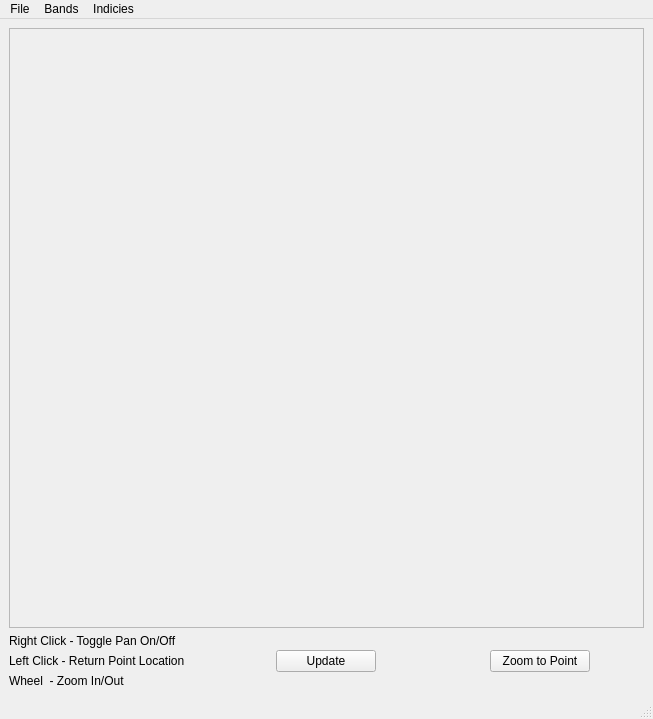
<?xml version="1.0" encoding="UTF-8"?>
<ui version="4.0">
 <class>ARDViewer</class>
 <widget class="QMainWindow" name="ARDViewer">
  <property name="geometry">
   <rect>
    <x>0</x>
    <y>0</y>
    <width>653</width>
    <height>719</height>
   </rect>
  </property>
  <property name="windowTitle">
   <string>ARD Viewer</string>
  </property>
  <widget class="QWidget" name="centralwidget">
   <layout class="QGridLayout" name="gridLayout">
    <item row="0" column="0">
     <widget class="QScrollArea" name="scrollArea">
      <property name="widgetResizable">
       <bool>true</bool>
      </property>
      <widget class="QWidget" name="scrollAreaWidgetContents">
       <property name="geometry">
        <rect>
         <x>0</x>
         <y>0</y>
         <width>633</width>
         <height>597</height>
        </rect>
       </property>
      </widget>
     </widget>
    </item>
    <item row="1" column="0">
     <layout class="QHBoxLayout" name="horizontalLayout">
      <item>
       <layout class="QVBoxLayout" name="verticalLayout_3">
        <item alignment="Qt::AlignLeft">
         <widget class="QLabel" name="label">
          <property name="text">
           <string>Right Click - Toggle Pan On/Off</string>
          </property>
         </widget>
        </item>
        <item alignment="Qt::AlignLeft">
         <widget class="QLabel" name="label_2">
          <property name="text">
           <string>Left Click - Return Point Location</string>
          </property>
         </widget>
        </item>
        <item alignment="Qt::AlignLeft">
         <widget class="QLabel" name="label_4">
          <property name="text">
           <string>Wheel  - Zoom In/Out</string>
          </property>
         </widget>
        </item>
       </layout>
      </item>
      <item>
       <layout class="QVBoxLayout" name="verticalLayout_2">
        <item alignment="Qt::AlignHCenter">
         <widget class="QPushButton" name="update_button">
          <property name="minimumSize">
           <size>
            <width>100</width>
            <height>0</height>
           </size>
          </property>
          <property name="maximumSize">
           <size>
            <width>100</width>
            <height>16777215</height>
           </size>
          </property>
          <property name="text">
           <string>Update</string>
          </property>
         </widget>
        </item>
       </layout>
      </item>
      <item>
       <layout class="QVBoxLayout" name="verticalLayout">
        <item alignment="Qt::AlignHCenter">
         <widget class="QPushButton" name="zoom_button">
          <property name="minimumSize">
           <size>
            <width>100</width>
            <height>0</height>
           </size>
          </property>
          <property name="maximumSize">
           <size>
            <width>100</width>
            <height>16777215</height>
           </size>
          </property>
          <property name="text">
           <string>Zoom to Point</string>
          </property>
         </widget>
        </item>
       </layout>
      </item>
     </layout>
    </item>
   </layout>
  </widget>
  <widget class="QMenuBar" name="menubar">
   <property name="geometry">
    <rect>
     <x>0</x>
     <y>0</y>
     <width>653</width>
     <height>21</height>
    </rect>
   </property>
   <widget class="QMenu" name="menuImage">
    <property name="title">
     <string>Bands</string>
    </property>
    <widget class="QMenu" name="menuR">
     <property name="title">
      <string>R</string>
     </property>
     <addaction name="actionBand_1"/>
     <addaction name="actionBand_2"/>
     <addaction name="actionBand_3"/>
     <addaction name="actionBand_4"/>
     <addaction name="actionBand_5"/>
     <addaction name="actionBand_6"/>
    </widget>
    <widget class="QMenu" name="menuG">
     <property name="title">
      <string>G</string>
     </property>
     <addaction name="actionBand_7"/>
     <addaction name="actionBand_8"/>
     <addaction name="actionBand_9"/>
     <addaction name="actionBand_10"/>
     <addaction name="actionBand_11"/>
     <addaction name="actionBand_12"/>
    </widget>
    <widget class="QMenu" name="menuB">
     <property name="title">
      <string>B</string>
     </property>
     <addaction name="actionBand_13"/>
     <addaction name="actionBand_14"/>
     <addaction name="actionBand_15"/>
     <addaction name="actionBand_16"/>
     <addaction name="actionBand_17"/>
     <addaction name="actionBand_18"/>
    </widget>
    <addaction name="menuR"/>
    <addaction name="menuG"/>
    <addaction name="menuB"/>
   </widget>
   <widget class="QMenu" name="menuFile">
    <property name="title">
     <string>File</string>
    </property>
    <addaction name="actionSave_Image"/>
    <addaction name="actionExit"/>
   </widget>
   <widget class="QMenu" name="menuIndicies">
    <property name="title">
     <string>Indicies</string>
    </property>
    <addaction name="actionNDVI_2"/>
    <addaction name="actionMSAVI_2"/>
    <addaction name="actionSAVI"/>
    <addaction name="actionEVI"/>
    <addaction name="actionNDMI"/>
    <addaction name="actionNBR"/>
    <addaction name="actionNBR_2"/>
    <addaction name="actionTC"/>
   </widget>
   <addaction name="menuFile"/>
   <addaction name="menuImage"/>
   <addaction name="menuIndicies"/>
  </widget>
  <widget class="QStatusBar" name="statusbar"/>
  <action name="actionBand_1">
   <property name="checkable">
    <bool>true</bool>
   </property>
   <property name="text">
    <string>Band 1</string>
   </property>
  </action>
  <action name="actionBand_2">
   <property name="checkable">
    <bool>true</bool>
   </property>
   <property name="text">
    <string>Band 2</string>
   </property>
  </action>
  <action name="actionBand_3">
   <property name="checkable">
    <bool>true</bool>
   </property>
   <property name="text">
    <string>Band 3</string>
   </property>
  </action>
  <action name="actionBand_4">
   <property name="checkable">
    <bool>true</bool>
   </property>
   <property name="text">
    <string>Band 4</string>
   </property>
  </action>
  <action name="actionBand_5">
   <property name="checkable">
    <bool>true</bool>
   </property>
   <property name="text">
    <string>Band 5</string>
   </property>
  </action>
  <action name="actionBand_6">
   <property name="checkable">
    <bool>true</bool>
   </property>
   <property name="text">
    <string>Band 6</string>
   </property>
  </action>
  <action name="actionBand_7">
   <property name="checkable">
    <bool>true</bool>
   </property>
   <property name="text">
    <string>Band 1</string>
   </property>
  </action>
  <action name="actionBand_8">
   <property name="checkable">
    <bool>true</bool>
   </property>
   <property name="text">
    <string>Band 2</string>
   </property>
  </action>
  <action name="actionBand_9">
   <property name="checkable">
    <bool>true</bool>
   </property>
   <property name="text">
    <string>Band 3</string>
   </property>
  </action>
  <action name="actionBand_10">
   <property name="checkable">
    <bool>true</bool>
   </property>
   <property name="text">
    <string>Band 4</string>
   </property>
  </action>
  <action name="actionBand_11">
   <property name="checkable">
    <bool>true</bool>
   </property>
   <property name="text">
    <string>Band 5</string>
   </property>
  </action>
  <action name="actionBand_12">
   <property name="checkable">
    <bool>true</bool>
   </property>
   <property name="text">
    <string>Band 6</string>
   </property>
  </action>
  <action name="actionBand_13">
   <property name="checkable">
    <bool>true</bool>
   </property>
   <property name="text">
    <string>Band 1</string>
   </property>
  </action>
  <action name="actionBand_14">
   <property name="checkable">
    <bool>true</bool>
   </property>
   <property name="text">
    <string>Band 2</string>
   </property>
  </action>
  <action name="actionBand_15">
   <property name="checkable">
    <bool>true</bool>
   </property>
   <property name="text">
    <string>Band 3</string>
   </property>
  </action>
  <action name="actionBand_16">
   <property name="checkable">
    <bool>true</bool>
   </property>
   <property name="text">
    <string>Band 4</string>
   </property>
  </action>
  <action name="actionBand_17">
   <property name="checkable">
    <bool>true</bool>
   </property>
   <property name="text">
    <string>Band 5</string>
   </property>
  </action>
  <action name="actionBand_18">
   <property name="checkable">
    <bool>true</bool>
   </property>
   <property name="text">
    <string>Band 6</string>
   </property>
  </action>
  <action name="actionNDVI">
   <property name="text">
    <string>NDVI</string>
   </property>
  </action>
  <action name="action100x100">
   <property name="checkable">
    <bool>true</bool>
   </property>
   <property name="text">
    <string>100x100</string>
   </property>
  </action>
  <action name="action250x250">
   <property name="checkable">
    <bool>true</bool>
   </property>
   <property name="text">
    <string>250x250</string>
   </property>
  </action>
  <action name="action500x500">
   <property name="checkable">
    <bool>true</bool>
   </property>
   <property name="text">
    <string>500x500</string>
   </property>
  </action>
  <action name="action1000x1000">
   <property name="checkable">
    <bool>true</bool>
   </property>
   <property name="text">
    <string>1000x1000</string>
   </property>
  </action>
  <action name="actionFull">
   <property name="checkable">
    <bool>true</bool>
   </property>
   <property name="text">
    <string>Full</string>
   </property>
  </action>
  <action name="actionUpdateBands">
   <property name="text">
    <string>Update</string>
   </property>
  </action>
  <action name="actionSave_Image">
   <property name="text">
    <string>Save Image</string>
   </property>
  </action>
  <action name="actionExit">
   <property name="text">
    <string>Exit</string>
   </property>
  </action>
  <action name="actionNDVI_2">
   <property name="text">
    <string>NDVI</string>
   </property>
  </action>
  <action name="actionMSAVI_2">
   <property name="text">
    <string>MSAVI</string>
   </property>
  </action>
  <action name="actionSAVI">
   <property name="text">
    <string>SAVI</string>
   </property>
  </action>
  <action name="actionNDMI">
   <property name="text">
    <string>NDMI</string>
   </property>
  </action>
  <action name="actionNBR">
   <property name="text">
    <string>NBR</string>
   </property>
  </action>
  <action name="actionEVI">
   <property name="text">
    <string>EVI</string>
   </property>
  </action>
  <action name="actionNBR_2">
   <property name="text">
    <string>NBR-2</string>
   </property>
  </action>
  <action name="actionTC">
   <property name="text">
    <string>TC</string>
   </property>
  </action>
 </widget>
 <resources/>
 <connections/>
</ui>
